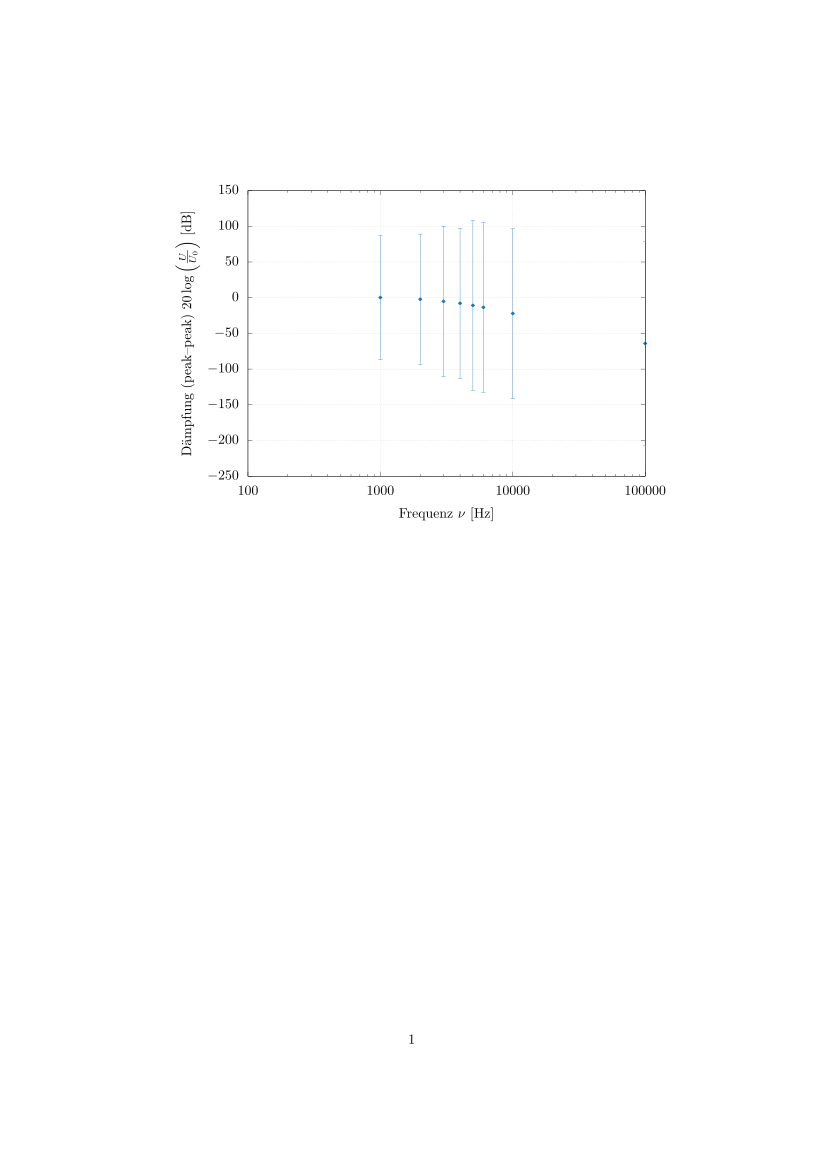

Source code (gnuplot):
set terminal epslatex color
set output "output_c.tex"
unset title
set xlabel 'Frequenz $\nu$ [Hz]'
set ylabel 'Dämpfung (peak--peak) $20\log\left(\frac{U}{U_0}\right)$ [dB]'
set grid
set key box top left width -4 # 'samplen x' sets how much space the symbol takes
unset key

set style line 1 lt rgb "#1f78b4" pt 13 ps .5 # blue
set style line 2 lt rgb "#33a02c" pt 13 ps .5 # green
set style line 3 lt rgb "#e31a1c" pt 13 ps .5 # red
set style line 4 lt rgb "#fdbf6f" pt 13 ps .5 # yellow
set style line 5 lt rgb "#ff7f00" pt 13 ps .5 # orange
set style line 6 lt rgb "#6a3d9a" pt 13 ps .5 # purple
set style line 7 lt rgb "#a6cee3" pt 13 ps .5 # pastel blue
set style line 8 lt rgb "#b2df8a" pt 13 ps .5 # pastel green
set style line 9 lt rgb "#fb9a99" pt 13 ps .5 # pastel red
set style line 10 lt rgb "#cab2d6" pt 13 ps .5 # pastel purple

set logscale x
plot '../data/c' u 2:(20*log(($1*0.26))):(20*log(($3*0.26))) with yerrorbars notitle ls 1 ps 1
# NaN with points / lines title '' ls 1 # fake legend

# pt 0 pixel
# pt 1 plus
# pt 13 dot
# lw linewidth
# ps pointsize
# yerrorbars uses last column
# lc rgb #d95f02 (orange) #1b9e77 (green) #7570b3 (blue)
